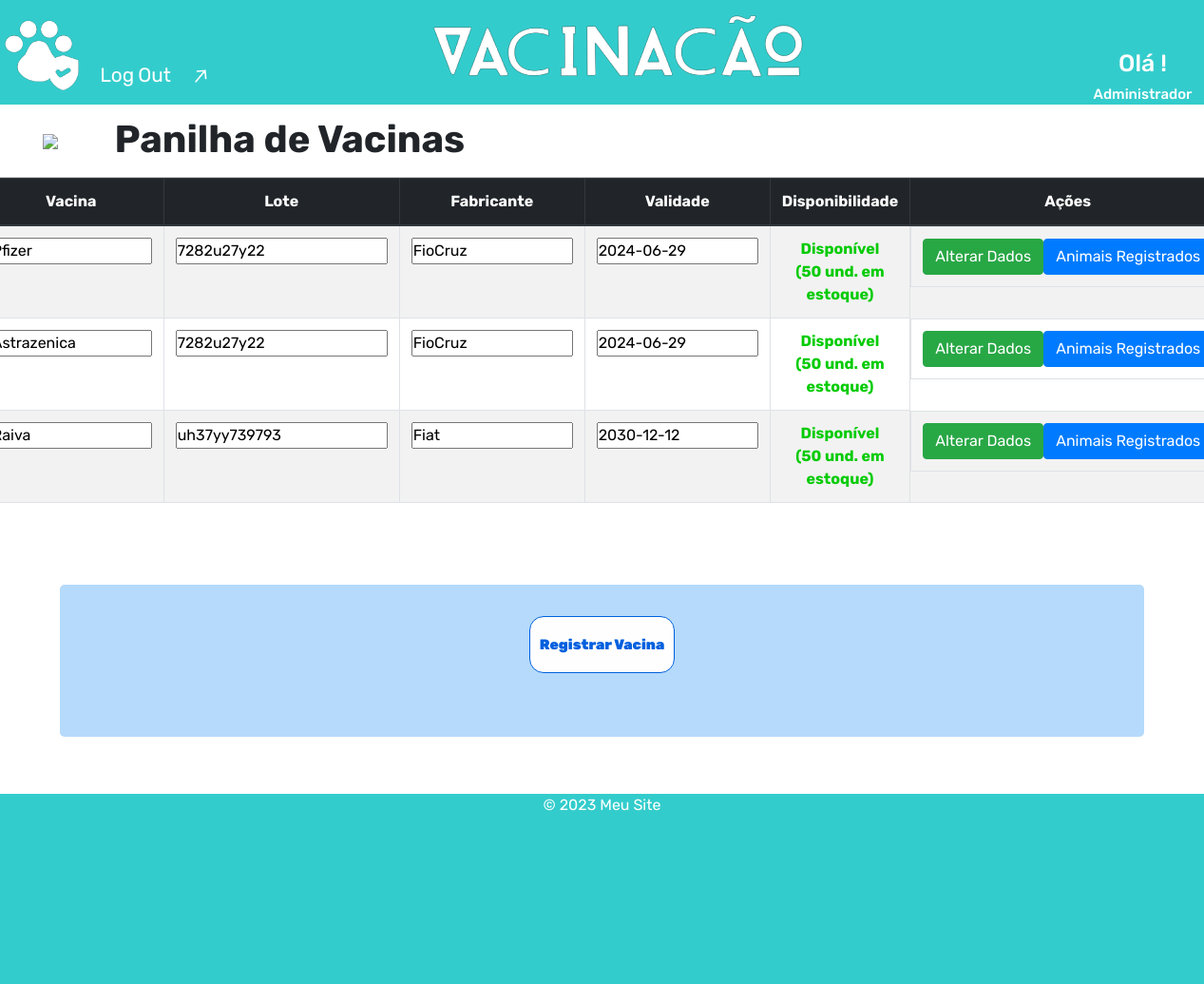
The app's page /pages/php/admin/painel_vacinas.php with its own data.
### tables this page shows
CREATE TABLE `vacina_reg` (
  `id` int NOT NULL AUTO_INCREMENT,
  `nome_vacina` varchar(45) DEFAULT NULL,
  `lote` varchar(45) DEFAULT NULL,
  `laboratorio` varchar(45) DEFAULT NULL,
  `validade` date DEFAULT NULL,
  `quantidade` int DEFAULT NULL,
  PRIMARY KEY (`id`)
);

### pages/php/admin/painel_vacinas.php (the view, shortened to what this page needs)
<?php
include('../functions/funcoes.php');
?>
<!DOCTYPE html>
<html lang="pt">
<head>
    <link rel="stylesheet" href="https://stackpath.bootstrapcdn.com/bootstrap/4.1.3/css/bootstrap.min.css">
    <link rel="stylesheet" type="text/css" href="../../../styles/painel_vacinas.css" media="screen" />
</head>
<body>
    <header>
        <?php include('../includes/cabecalho.php') ?>
    </header>
    <main>
    <section id="section0" class="container-fluid">
            <div class="row">
                <div class="col-1 d-flex align-items-center justify-content-center">
                    <a href="home_admin.php"> <img src="../../../icons/arrow_back-google.png"></a>
                </div>
                <div class="col_text_top col">
                    <p class="text_top "><b>Panilha de Vacinas</b></p>
                </div>
            </div>
        </section>
        <section id="section01" class="container-fluid">
        <div id="table_users" class="d-flex justify-content-center">
            <table class="table table-bordered table-hover table-striped">
                <thead class="thead-dark">
                    <tr class="table_cabec">
                        <th scope="col">Vacina</th>
                        <th scope="col">Lote</th>
                        <th scope="col">Fabricante</th>
                        <th scope="col">Validade</th>
                        <th scope="col">Disponibilidade</th>
                        <th scope="col">Ações</th>
                    </tr>
                </thead>
                <tbody>
                    <?php
                    $mysqli = query_db();
                    $sql = "SELECT * FROM vacina_reg ORDER BY quantidade DESC";
                    $query = $mysqli->query($sql);
                    while ($dados = mysqli_fetch_assoc($query)){
                        $qntd = $dados['quantidade'];
                        if($qntd > 10){
                            $qntd_out = 'Disponível<br>(' . $qntd . ' und. em estoque)';
                            $style = 'color: rgb(1, 203, 1);';
                        }
                        elseif($qntd > 0 or $qntd == 10){
                            $qntd_out = 'Estoque baixo!<br>(' . $qntd . ' und. em estoque)';
                            $style = 'color: rgb(255, 109, 25);';
                        }
                        else{
                            $qntd_out = 'Indisponível<br>(estoque zerado)';
                            $style = 'color: red;';
                        }
                        echo "<form action='../functions/alterar_dados_register_vacinas.php' method='post'>";
                        echo "<tr>";
                        echo '<td><input type="text" class="campo_form" value="' . $dados['nome_vacina'] . '" name="nome_vacina"></td>';
                        echo '<td><input type="text" value="' . $dados['lote'] . '" name="lote"></td>';
                        echo '<td><input type="text" class="campo_form" value="' . $dados['laboratorio'] . '" name="lab"></td>';
                        echo '<td><input type="text" class="campo_form" value="' . $dados['validade'] . '" name="validade"></td>';
                        echo '<td class="align_text"><div style="' . $style .'"><b>' . $qntd_out . '</b></div></td>';
                        echo "<td class=' d-flex align-items-center justify-content-around'>
                        <button class='btn btn-success botao_acoes' type='submit' id='" . $dados['id'] . "'>Alterar Dados</button>
                        </form>
                        <form action='../register_pets.php' method='post'>";
                        echo "<button class='btn btn-primary botao_acoes' id='botao_adicionar'>Animais Registrados</button>
                        </form></td>";
                    }
                    ?>
                </tbody>
            </table>
        </div>
        </section>
        <section id="section02" class="container-fluid">
            <div class="row">
                <div class="inf_box col d-flex justify-content-around">
                    <button class="button_register_vacinas" onclick="window.location.href='register_vacinas.php'">Registrar Vacina</button>
                </div>
            </div>
        </section>
    </main>
    <footer>
        <?php include('../includes/rodape.php') ?>
    </footer>
</body>
</html>

### pages/php/includes/cabecalho.php (shortened to what this page needs)
<link rel="stylesheet" type="text/css" href="../../../styles/cabecalho_e_rodape.css" media="screen" />
<div id="cabecalho">
    <img src="../../../icons/logo.png" class="logotipo">
    <img src="../../../icons/text_logo.png" class="texto_logo">
    <div id="user_menu">
            <h1 class="user"> <?php user_cabec() ?> </h1>
        <h2 class="category_a">
        <?php
        if(categoria_user() == 0){
            $cat = 'Administrador';
            }
        else{
            $cat = 'Cliente';
            }
        echo $cat;
        ?>
        </h2>
    </div>
    <button id="botao_logout" onclick="window.location.href='../index.php'">
        <div class="text">
            <span>Log</span>
            <span>Out</span>
        </div>
        <div class="clone">
        </div>
        <svg width="20px" xmlns="http://www.w3.org/2000/svg" class="h-6 w-6" fill="none" viewBox="0 0 24 24" stroke="currentColor" stroke-width="2">
             <path stroke-linecap="round" stroke-linejoin="round" d="M14 5l7 7m0 0l-7 7m7-7H3"></path>
        </svg>
    </button>
</div>

### pages/php/functions/funcoes.php (shortened to what this page needs)
<?php
function query_db(){
	$usuario = 'noite01';
	$password = 'Noite123456';
	$banco = 'academia';
	$hostname = '127.0.0.1';
	$mysqli = new mysqli($hostname,$usuario,$password,$banco);
	return $mysqli;
}
function user_cabec(){
    echo "Olá " . $_SESSION['user_fname'] . "!";
}
function categoria_user(){
	$mysqli = query_db();
	$user = $_SESSION['user'];
    $sql = "SELECT e_cliente FROM plogin WHERE nome= '".$user."'";
    $result = $mysqli->query($sql);
	return $cat_user;
}
?>

### pages/php/includes/rodape.php
<link rel="stylesheet" type="text/css" href="../../../styles/cabecalho_e_rodape.css" media="screen" />
<p>&copy; 2023 Meu Site</p>

### styles/painel_vacinas.css (style rules this page uses)
#section0 { border-bottom: solid rgb(203, 203, 203) 1px; }
.text_top { font-size: 2.5em; position: relative; top: 7px; }
th { text-align: center; }
#section02 { margin-top: 70px; margin-bottom: 60px; width: 90%; }
.inf_box { text-align: center; background-color: rgb(181, 218, 251); border-radius: 5px; height: 20vh; }
.button_register_vacinas { padding: 10px 10px; margin-top: 3%; border: solid; border-width: 1px; border-radius: 15px; color: #0060de; z-index: 1; background: #fffefe; position: relative; font-weight: 1000; font-size: 15px; transition: all 250ms; overflow: hidden; cursor: pointer; height: 60px; }
.button_register_vacinas::before { content: ""; position: absolute; top: 0; left: 0; height: 100%; width: 0; border-radius: 15px; background-color: rgba(255,182,244,1); z-index: -1; -webkit-box-shadow: 4px 8px 19px -3px rgba(0,0,0,0.27); box-shadow: 4px 8px 19px -3px rgba(0,0,0,0.27); transition: all 250ms }
.campo_form { width: 170px; }
.align_text { text-align: center; }

### styles/cabecalho_e_rodape.css (style rules this page uses)
* { margin: 0; padding: 0; font-family: 'Rubik', sans-serif; }
footer { background-color: #33cccc; color: white; padding: 0; text-align: center; width: 100%; height: 25vh; }
#cabecalho { background-color: #33cccc; width: 100%; height: 110px; }
#user_menu { position: absolute; top: 5%; right: 1%; color: white; text-align: center; }
.user { font-size: 25px; }
.category_a { font-size: 15px; }
.logotipo { position: absolute; top: 10px; width: auto; height: 90px; }
.texto_logo { position: absolute; top: 10px; left: 35%; }
#botao_logout { width: 120px; height: 56px; overflow: hidden; border: none; color: #fff; background: none; position: relative; padding-bottom: 2em; cursor: pointer; position: absolute; top: 5%; left: 8%; }
#botao_logout > div,#botao_logout > svg { position: absolute; width: 100%; height: 100%; display: flex; }
#botao_logout:before { content: ""; position: absolute; height: 2px; bottom: 0; left: 0; width: 100%; transform: scaleX(0); transform-origin: bottom right; background: currentColor; transition: transform 0.25s ease-out; }
#botao_logout .clone > *,#botao_logout .text > * { opacity: 1; font-size: 1.3rem; transition: 0.2s; margin-left: 4px; }
#botao_logout svg { width: 20px; right: 0; top: 50%; transform: translateY(-50%) rotate(-50deg); transition: 0.2s ease-out; }

### records on screen
vacina_reg: nome_vacina "Pfizer", lote "7282u27y22", lab "FioCruz", validade "2024-06-29", quantidade "50"
vacina_reg: nome_vacina "Astrazenica", lote "7282u27y22", lab "FioCruz", validade "2024-06-29", quantidade "50"
vacina_reg: nome_vacina "Raiva", lote "uh37yy739793", lab "Fiat", validade "2030-12-12", quantidade "50"

### other values on screen
$cat "Administrador"
